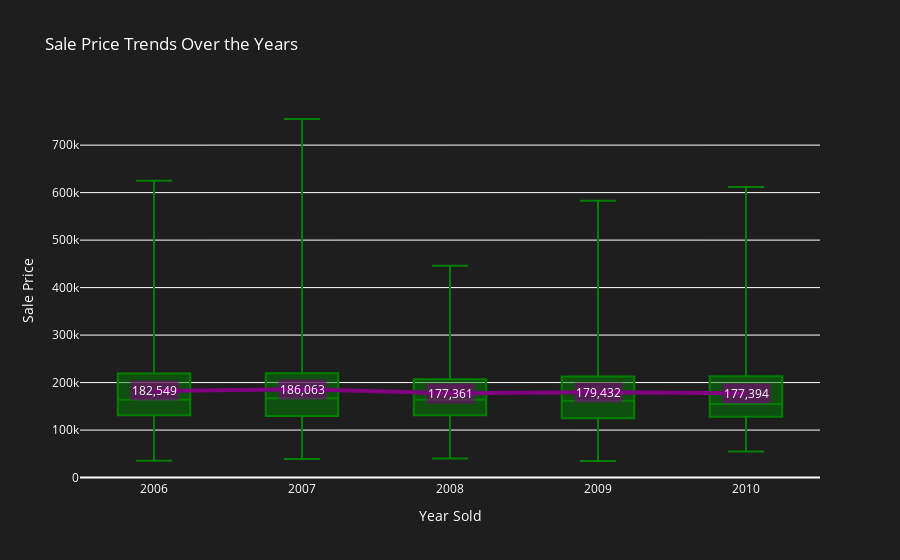

This figure's notebook cell:
### Markdown cell above
The following code will generate box plot. By visualizing the box plot we can describe the distribution of sale prices over the years from 2006 to 2010. The box plot provides a summary of the central tendency, dispersion, and skewness of the sale prices for each year. 

1. **Interpretation of the Box Plot**:
   - The box represents the interquartile range (IQR), with the lower and upper boundaries indicating the 25th and 75th percentiles, respectively.
   - The line within the box represents the median (50th percentile) sale price for each year.
   - The whiskers extend to the minimum and maximum sale prices within 1.5 times the IQR from the lower and upper quartiles, respectively.
   - Any points beyond the whiskers are considered outliers.

2. **Description of the Trend**:
   - From the box plot, we observe the median sale price for each year along with the spread of sale prices.
   - The annotations on the plot provide the average sale price for each year, offering additional insight into the central tendency of the data.
   - It's important to note that these sale prices represent the average sale price for properties sold in each respective year.

3. **Comparison Over Time**:
   - By examining the box plot, we can compare the distribution of sale prices across different years.
   - We can observe any trends or fluctuations in sale prices over the five-year period.
   - The annotations provide a quick reference to compare the average sale prices for each year.

4. **Addressing the Question of Property Consistency**:
   - The sale prices depicted in the box plot represent the distribution of sale prices for properties sold in each respective year.
   - While the same property could be sold in different years, the plot illustrates the overall distribution of sale prices across all properties sold in each year, rather than tracking the sale price of a specific property over time.

Overall, the box plot effectively summarizes the variation in sale prices over the five-year period, allowing for comparisons between different years and providing insights into the central tendency and spread of sale prices.

### Code cell
# iii. Box plot of price over the years
yearly_avg_sale_price = df.groupby('YrSold')['SalePrice'].mean()

fig13 = px.box(df, x='YrSold', y='SalePrice', title='Sale Price Trends Over the Years',
               points=False, color_discrete_sequence=['green'])

fig13.add_trace(px.line(x=yearly_avg_sale_price.index, y=yearly_avg_sale_price.values).data[0])

fig13.update_traces(line=dict(color='purple', width=4), selector=dict(type='scatter', mode='lines'))

for year, avg_price in yearly_avg_sale_price.items():
    fig13.add_annotation(
        x=year,
        y=avg_price,
        text=f"{avg_price:,.0f}",
        font=dict(color='white'),
        showarrow=False,
        bgcolor='rgba(128, 0, 128, 0.6)'
    )

fig13.update_layout(
    plot_bgcolor='rgb(30,30,30)',
    paper_bgcolor='rgb(30,30,30)',
    font=dict(color='white'),
    xaxis_title='Year Sold',
    yaxis_title='Sale Price'
)

fig13.show()

### Figure 1 — Plotly figure (JSON) as saved in the notebook; plotly's stock layout.template omitted (floating-point values rounded to 4 significant figures; data arrays with more than 128 entries replaced by an {"elided": "..."} marker saying what was removed)
{"data": [{"alignmentgroup": "True", "boxpoints": false, "hovertemplate": "YrSold=%{x}<br>SalePrice=%{y}<extra></extra>", "legendgroup": "", "marker": {"color": "green"}, "name": "", "notched": false, "offsetgroup": "", "orientation": "v", "showlegend": false, "type": "box", "x": {"elided": "1460 int values"}, "x0": " ", "xaxis": "x", "y": {"elided": "1460 int values"}, "y0": " ", "yaxis": "y"}, {"hovertemplate": "x=%{x}<br>y=%{y}<extra></extra>", "legendgroup": "", "line": {"color": "purple", "dash": "solid", "width": 4}, "marker": {"symbol": "circle"}, "mode": "lines", "name": "", "orientation": "v", "showlegend": false, "type": "scatter", "x": [2006, 2007, 2008, 2009, 2010], "xaxis": "x", "y": [182500.0, 186100.0, 177400.0, 179400.0, 177400.0], "yaxis": "y"}], "layout": {"annotations": [{"bgcolor": "rgba(128, 0, 128, 0.6)", "font": {"color": "white"}, "showarrow": false, "text": "182,549", "x": 2006, "y": 182500.0}, {"bgcolor": "rgba(128, 0, 128, 0.6)", "font": {"color": "white"}, "showarrow": false, "text": "186,063", "x": 2007, "y": 186100.0}, {"bgcolor": "rgba(128, 0, 128, 0.6)", "font": {"color": "white"}, "showarrow": false, "text": "177,361", "x": 2008, "y": 177400.0}, {"bgcolor": "rgba(128, 0, 128, 0.6)", "font": {"color": "white"}, "showarrow": false, "text": "179,432", "x": 2009, "y": 179400.0}, {"bgcolor": "rgba(128, 0, 128, 0.6)", "font": {"color": "white"}, "showarrow": false, "text": "177,394", "x": 2010, "y": 177400.0}], "boxmode": "group", "font": {"color": "white"}, "legend": {"tracegroupgap": 0}, "paper_bgcolor": "rgb(30,30,30)", "plot_bgcolor": "rgb(30,30,30)", "title": {"text": "Sale Price Trends Over the Years"}, "xaxis": {"anchor": "y", "domain": [0, 1], "title": {"text": "Year Sold"}}, "yaxis": {"anchor": "x", "domain": [0, 1], "title": {"text": "Sale Price"}}}}
